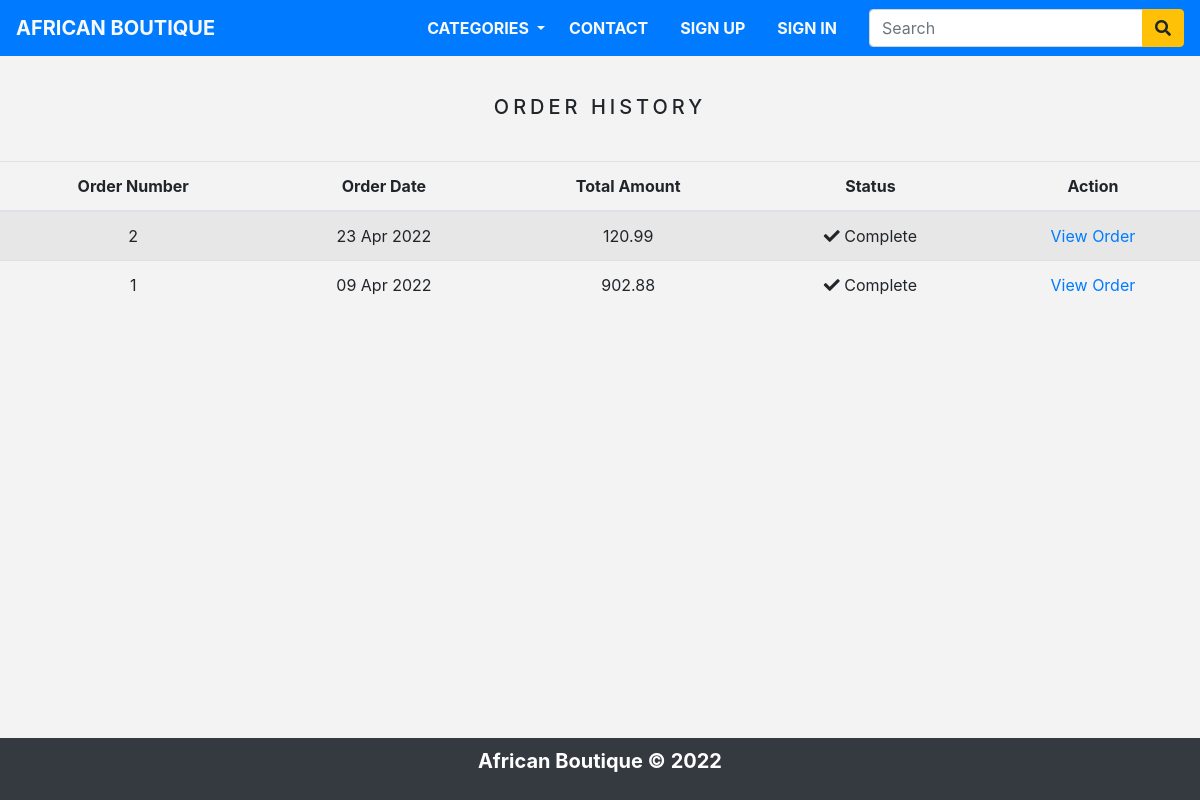
Screenshot of /order_history/ (signed in) with the database file from the repository.
### store/models.py (models this page shows)
class Order(models.Model):
    token = models.CharField(max_length=250, blank=True)
    total = models.DecimalField(max_digits=10, decimal_places=2, verbose_name='USD Order Total')
    emailAddress = models.EmailField(max_length=250, blank=True, verbose_name='Email Address')
    created = models.DateTimeField(auto_now_add=True)
    billingName = models.CharField(max_length=250, blank=True)
    billingAddress1 = models.CharField(max_length=250, blank=True)
    billingCity = models.CharField(max_length=250, blank=True)
    billingPostcode = models.CharField(max_length=250, blank=True)
    billingCountry = models.CharField(max_length=250, blank=True)
    shippingName = models.CharField(max_length=250, blank=True)
    shippingAddress1 = models.CharField(max_length=250, blank=True)
    shippingCity = models.CharField(max_length=250, blank=True)
    shippingPostcode = models.CharField(max_length=250, blank=True)
    shippingCountry = models.CharField(max_length=250, blank=True)
    class Meta:
        db_table = 'Order'
        ordering = ['-created']
    def __str__(self):
        return str(self.id)

### store/views.py (the view)
# urls.py: path('order_history/', views.orderHistory, name='order_history'),
@login_required(redirect_field_name='next', login_url='signin')
def orderHistory(request):
    if request.user.is_authenticated:
        email = str(request.user.email)
        order_details = Order.objects.filter(emailAddress=email)
        print(email)
        print(order_details)
    return render(request, 'orders_list.html', {'order_details': order_details})

### store/context_processors.py (called while the page is built)
def counter(request):
    item_count = 0
    if 'admin' in request.path:
        return {}
    else:
        try:
            cart=Cart.objects.filter(cart_id=_cart_id(request))
            cart_items = CartItem.objects.all().filter(cart=cart[:1])
            for cart_item in cart_items:
                item_count += cart_item.quantity
        except Cart.DoesNotExist:
            item_count = 0
    return dict(item_count=item_count)

def menu_links(request):
    links = Category.objects.all()
    return dict(links=links)

### store/models.py (called while the page is built)
    def get_url(self):
        return reverse('products_by_category', args=[self.slug])

### store/views.py (called while the page is built)
def _cart_id(request):
    cart = request.session.session_key
    if not cart:
        cart = request.session.create()
    return cart

### store/templates/orders_list.html (shortened to what this page needs)
{% extends 'base.html' %}
{% load static %}
{% block content %}
    <div class="text-center">
        <br>
        <h1 class="text-center product_title">
            Order History
        </h1>
        <br>
        {% if order_details %}
        <table class="table table-striped">
            <thead>
                <tr>
                    <th>Order Number</th>
                    <th>Order Date</th>
                    <th>Total Amount</th>
                    <th>Status</th>
                    <th>Action</th>
                </tr>
            </thead>
            <tbody>
                {% for order in order_details %}
                <tr>
                    <td>{{ order.id }}</td>
                    <td>{{ order.created|date:"d M Y" }}</td>
                    <td>{{ order.total }}</td>
                    <td><i class="fas fa-check"></i>&nbsp;Complete</td>
                    <td><a href="{% url 'order_detail' order.id %}">View Order</a></td>
                </tr>
                {% endfor %}
            </tbody>
        </table>
        {% else %}
        <p>You have not placed any orders yet.
            <br><br>
            <a href="{% url 'home' %}" class="btn btn-secondary">Continue Shopping</a>
        </p>
        {% endif %}
    </div>
    <br><br>
{% endblock %}

### store/static/css/base.css (style rules this page uses)
body { background: #f3f3f3; }
.product_title { font-size: 20px; text-transform: uppercase; letter-spacing: 0.2em; padding-top: 15px; padding-bottom: 10px; }

### rows the page displays
Order: id "2", created "23 Apr 2022", total "120.99"
Order: id "1", created "09 Apr 2022", total "902.88"
